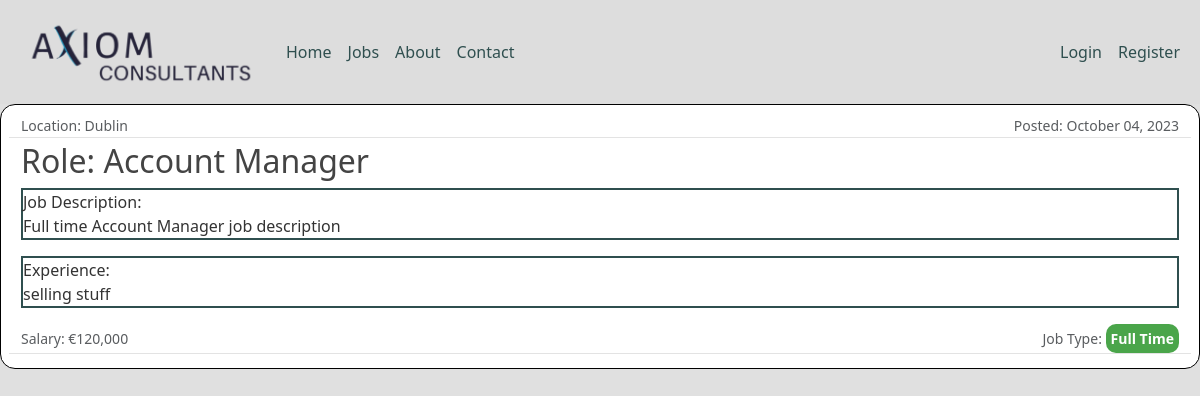
/job/5/, run on an earlier commit of the app's database.
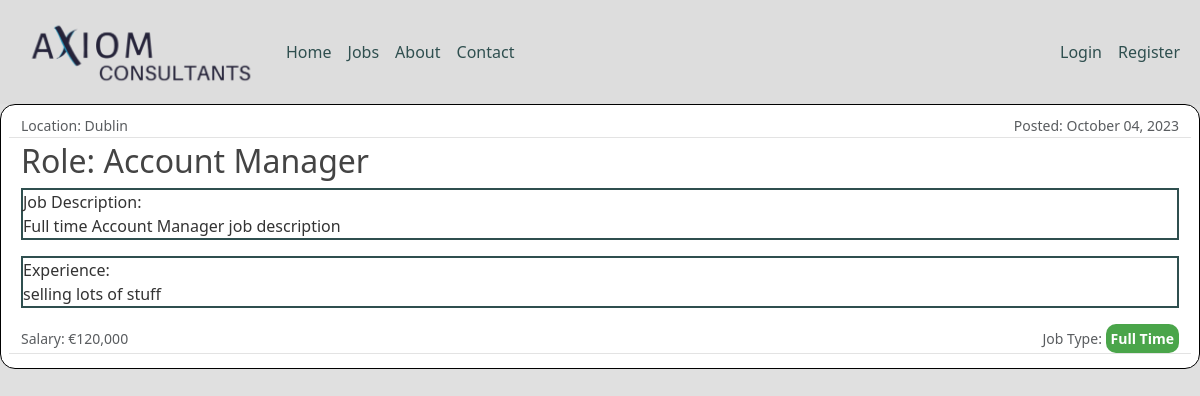
And on a later commit of the database.
### jobs/models.py (models this page shows, shortened)
class Job(models.Model):
    job_title = models.CharField(max_length=100)
    date_posted = models.DateTimeField(default=timezone.now)
    location = models.CharField(max_length=30)
    job_type = models.CharField(max_length=15, choices=JOB_TYPES)
    description = models.TextField()
    skills = models.TextField()
    salary = models.CharField(max_length=30)
    creator = models.ForeignKey(User, on_delete=models.CASCADE)

### jobs/views.py (the view)
# urls.py: path('job/<int:pk>/', JobDetailView.as_view(), name='job-detail'),
class JobDetailView(DetailView):
    model = Job
    fields = [
        'job_title',
        'location',
        'job_type',
        'description',
        'skills',
        'salary'
        ]

### jobs/templates/jobs/job_detail.html (shortened to what this page needs)
{% extends "jobs/base.html" %} {% block content %}
<div class="media content-section">
  <div class="media-body">
    <div class="article-metadata row">
      <small class="text-muted col">Location: {{ object.location }}</small>
      <small class="text-muted col text-end"
        >Posted: {{ object.date_posted|date:"F d, Y" }}</small
      >
    </div>
    <h2 class="article-title">Role: {{ object.job_title }}</h2>
    <p class="article-content">Job Description: <br>{{ object.description }}</p>
    <p class="article-content">Experience: <br>{{ object.skills }}</p>
  </div>
  <div class="text-muted article-metadata row py-1">
    <small class="col">Salary: {{ object.salary }}</small>
    <small class="col text-end">Job Type: <strong class="jobtype">{{ object.job_type }}</strong></small>
</div>
  </div>
{% endblock content %}

### jobs/templates/jobs/base.html (shortened to what this page needs)
{% load static %}
<!DOCTYPE html>
<html lang="en">
  <head>
    <link
      href="https://cdn.jsdelivr.net/npm/bootstrap@5.3.2/dist/css/bootstrap.min.css"
      rel="stylesheet"
    />
    <link
      type="text/css"
      rel="stylesheet"
      href="{% static 'jobs/style.css' %}"
    />
  </head>
  <body>
    <header class="site-header">
      <nav class="navbar navbar-expand-lg">
        <div class="container-fluid">
          <a class="navbar-brand mr-4" href="{% url 'jobs-home' %}"
            ><img src="/media/axiom_logo_no_bg.webp" alt="axiom logo" width="250px"
          /></a>
          <div class="collapse navbar-collapse" id="navbarToggle">
            <div class="navbar-nav me-auto">
              <a class="nav-item nav-link" href="{% url 'jobs-home' %}">Home</a>
              <a class="nav-item nav-link" href="{% url 'jobs-postings' %}"
                >Jobs</a
              >
              <a class="nav-item nav-link" href="{% url 'jobs-about' %}"
                >About</a
              >
              <a class="nav-item nav-link" href="{% url 'jobs-contact' %}"
                >Contact</a
              >
            </div>
            <div class="navbar-nav">
              {% if user.is_authenticated %}
              {% if user.is_staff %}
                <a class="nav-item nav-link" href="{% url 'job-create' %}"
                >Post New Job</a>
              {% endif %}
              <a class="nav-item nav-link" href="{% url 'profile' %}"
                >Profile</a
              >
              <a class="nav-item nav-link" href="{% url 'logout' %}">Logout</a>
              {% else %}
              <a class="nav-item nav-link" href="{% url 'login' %}">Login</a>
              <a class="nav-item nav-link" href="{% url 'register' %}"
                >Register</a
              >
              {% endif %}
            </div>
          </div>
        </div>
      </nav>
    </header>
    <main role="main" class="">
       {% block content %}{% endblock %}
    </main>
  </body>
</html>

### jobs/static/jobs/style.css (style rules this page uses)
body { background: #dddddde4; color: #333333; max-width: 1300px; margin: 0 auto; }
img { max-width: 100%; }
h1, h2, h3, h4, h5, h6 { color: #444444; }
.site-header { background-color: #dddddde4; }
.site-header .navbar-nav .nav-link { color: darkslategray; }
.content-section { background: #ffffff; padding: 10px 20px; border: 1px solid black; border-radius: 15px; margin-bottom: 20px; }
.article-content { border: 2px solid darkslategray; }
.article-metadata { padding-bottom: 1px; margin-bottom: 4px; border-bottom: 1px solid #e3e3e3 }
.jobtype { background-color: rgba(0, 128, 0, 0.711); border-radius: 10px; color: white; padding: 5px; }

What changed in the data, as far as the page shows it:
changed Job "Account Manager": skills "selling stuff" → "selling lots of stuff"
